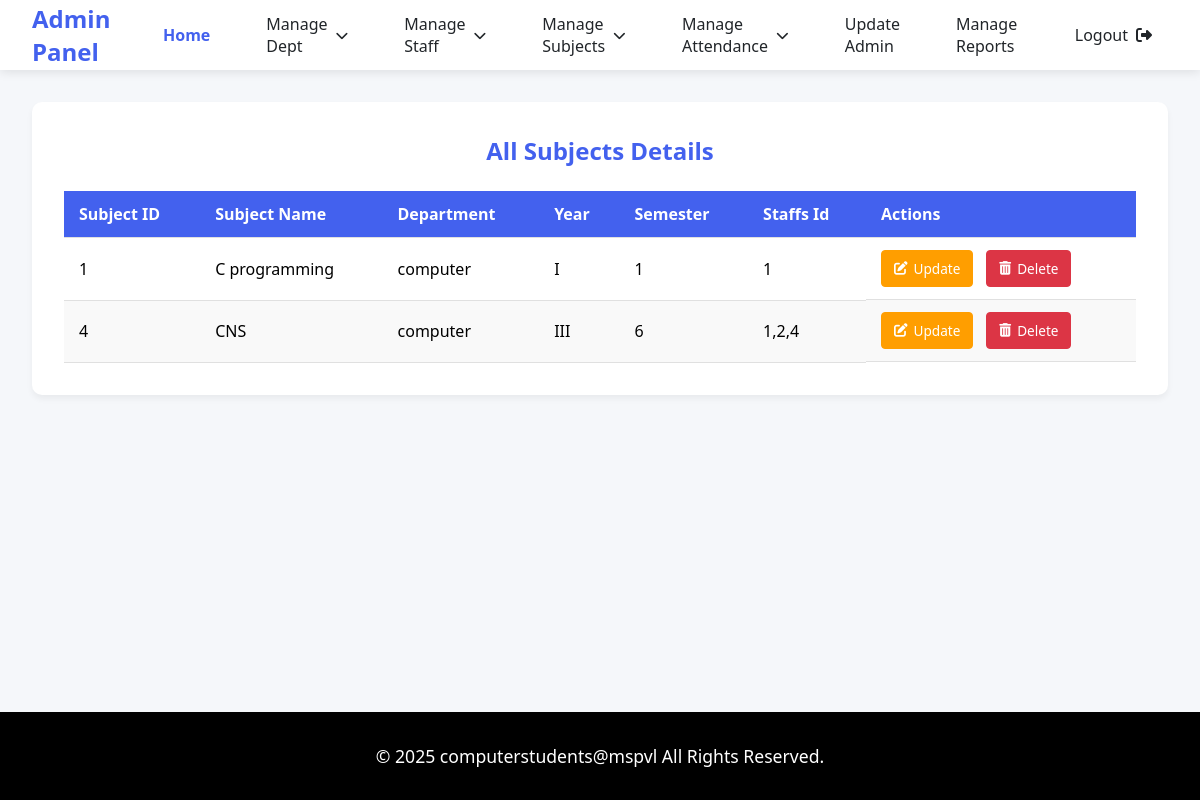
The page /view_subject on the database as committed earlier.
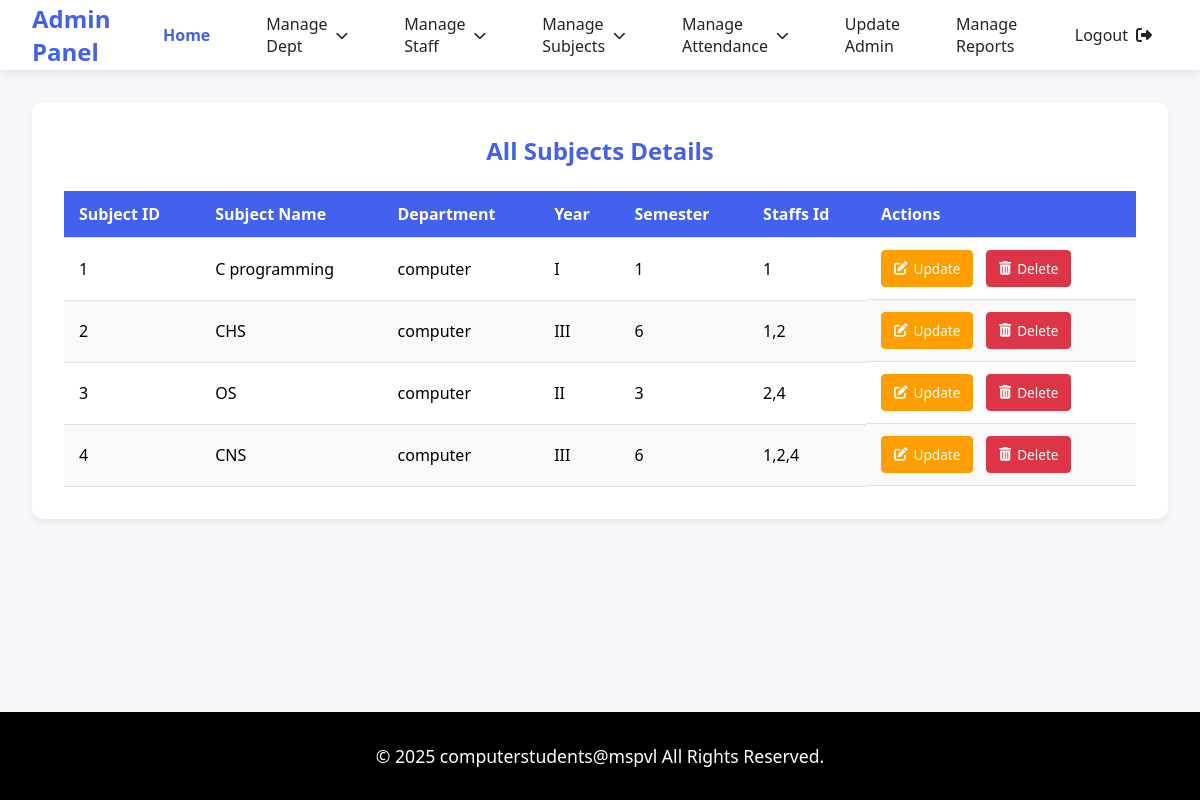
The same page on the database as committed later.
### tables this page shows
CREATE TABLE "subjects_tb" (
	"subjectid"	INTEGER NOT NULL UNIQUE,
	"subjectname"	TEXT NOT NULL UNIQUE,
	"dept"	TEXT NOT NULL,
	"year"	TEXT NOT NULL,
	"sem"	TEXT NOT NULL,
	"staffsid"	TEXT,
	PRIMARY KEY("subjectid")
);

### app.py (the view)
@app.route('/view_subject')
def view_subject():
    con = sqlite3.connect('spm_db.db')
    cur = con.cursor()
    cur.execute("SELECT * FROM subjects_tb")
    data = cur.fetchall()
    con.close()
    return render_template('admin/view_subject.html', data = data)

### templates/admin/view_subject.html (shortened to what this page needs)
<!DOCTYPE html>
<html lang="en">
<head>
    <link rel="stylesheet" href="https://cdnjs.cloudflare.com/ajax/libs/font-awesome/6.4.0/css/all.min.css">
    <link rel="stylesheet" href="static/css/style.css">
</head>
<body>
    <nav class="navbar">
        <a href="#" class="navbar-brand">Admin Panel</a>
        <div class="nav-menu">
            <a href="{{url_for('admin_dashboard')}}" class="nav-item active">Home</a>
            <div class="dropdown">
                <a href="#" class="nav-item dropdown-toggle">Manage Dept</a>
            </div>
            <div class="dropdown">
                <a href="#" class="nav-item dropdown-toggle">Manage Staff</a>
            </div>
            <div class="dropdown">
                <a href="#" class="nav-item dropdown-toggle">Manage Subjects</a>
            </div>
            <div class="dropdown">
                <a href="#" class="nav-item dropdown-toggle">Manage Attendance</a>
            </div>
            <a href="{{url_for('update_admin')}}" class="nav-item">Update Admin</a>
            <a href="{{url_for('generate_report')}}" class="nav-item">Manage Reports</a>
            <a href="{{url_for('home')}}"class="nav-item" id="logout-link">
                <span>Logout</span>
                <i class="fas fa-sign-out-alt"></i>
            </a>
        </div>
    </nav>
    <div class="main-content">
        <div class="table-container">
            <h2>All Subjects Details</h2>
            <table class="dept-table">
                <thead>
                    <tr>
                        <th>Subject ID</th>
                        <th>Subject Name</th>
                        <th>Department</th>
                        <th>Year</th>
                        <th>Semester</th>
                        <th>Staffs Id </th>
                        <th>Actions</th>
                    </tr>
                </thead>
                <tbody>
                    {% for row in data %}
                    <tr>
                        <td>{{ row[0] }}</td>
                        <td>{{ row[1] }}</td>
                        <td>{{ row[2] }}</td>
                        <td>{{ row[3] }}</td>
                        <td>{{ row[4] }}</td>
                        <td>{{ row[5] }}</td>
                        <td class="action-buttons">
                            <a href="{{ url_for('update_subject_form', subjectid=row[0],subjectname=row[1],dept=row[2],year=row[3],sem=row[4]) }}" class="btn-update">
                                <i class="fas fa-edit"></i> Update
                            </a>
                            <a href="{{ url_for('delete_subject', subjectid=row[0]) }}" class="btn-delete" onclick="return confirm('Are you sure you want to delete this department?')">
                                <i class="fas fa-trash-alt"></i> Delete
                            </a>
                        </td>
                    </tr>
                    {% endfor %}
                </tbody>
            </table>
        </div>
    </div>
    <footer class="footer">
        <p class="copyright">© 2025 computerstudents@mspvl All Rights Reserved.</p>
    </footer>
</body>
</html>

### static/css/style.css (style rules this page uses)
:root { --primary: #4361ee; --primary-dark: #3a0ca3; --secondary: #4cc9f0; --light: #f8f9fa; --dark: #212529; --success: #38b000; --warning: #ff9e00; }
* { margin: 0; padding: 0; box-sizing: border-box; font-family: 'Segoe UI', Tahoma, Geneva, Verdana, sans-serif; }
body { background-color: #f5f7fa; display: flex; flex-direction: column; min-height: 100vh; }
.navbar { background: white; box-shadow: 0 2px 10px rgba(0,0,0,0.1); padding: 0 2rem; height: 70px; display: flex; justify-content: space-between; align-items: center; position: fixed; width: 100%; top: 0; z-index: 1000; }
.navbar-brand { font-size: 1.5rem; font-weight: 700; color: var(--primary); text-decoration: none; }
.nav-menu { display: flex; gap: 1.5rem; height: 100%; }
.nav-item { display: flex; align-items: center; padding: 0 1rem; color: var(--dark); text-decoration: none; font-weight: 500; height: 100%; transition: all 0.3s; position: relative; }
.nav-item.active { color: var(--primary); font-weight: 600; }
.dropdown { position: relative; height: 100%; }
.dropdown-toggle::after { content: '\f078'; font-family: 'Font Awesome 6 Free'; font-weight: 900; margin-left: 8px; font-size: 0.8rem; }
#logout-link i { margin-left: 0.5rem; }
.main-content { margin-top: 70px; padding: 2rem; flex: 1; }
.footer { background: black; color: white; padding: 2rem; text-align: center; margin-top: auto; font-size: 1.1rem; }
.copyright { font-weight: 500; }
.table-container { background: white; border-radius: 10px; padding: 2rem; box-shadow: 0 4px 6px rgba(0,0,0,0.05); margin-bottom: 2rem; }
.table-container h2 { color: var(--primary); margin-bottom: 1.5rem; text-align: center; font-size: 1.5rem; }
.dept-table { width: 100%; border-collapse: collapse; margin-top: 1rem; }
.dept-table th, .dept-table td { padding: 12px 15px; text-align: left; border-bottom: 1px solid #e0e0e0; }
.dept-table th { background-color: var(--primary); color: white; font-weight: 600; position: sticky; top: 0; }
.dept-table tr:nth-child(even) { background-color: #f9f9f9; }
.action-buttons { display: flex; gap: 0.8rem; }
.btn-update, .btn-delete, .btn-merge { padding: 8px 12px; border-radius: 4px; font-size: 0.85rem; text-decoration: none; display: inline-flex; align-items: center; gap: 6px; transition: all 0.2s ease; font-weight: 500; }
.btn-update { background-color: var(--warning); color: white; border: 1px solid var(--warning); }
.btn-delete { background-color: #dc3545; color: white; border: 1px solid #dc3545; }

Rows that differ between the two databases and show on the page:
added subjects_tb: subjectid "2", subjectname "CHS", dept "computer", year "III", sem "6", staffsid "1,2"
added subjects_tb: subjectid "3", subjectname "OS", dept "computer", year "II", sem "3", staffsid "2,4"
